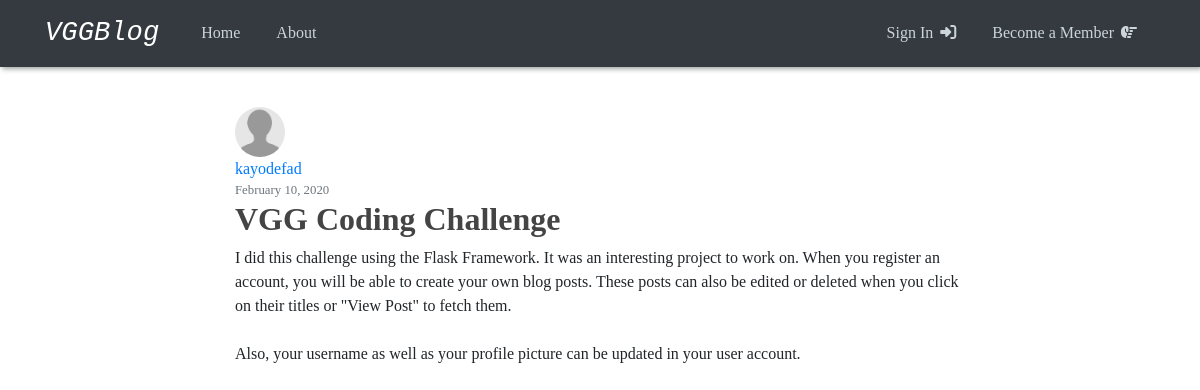
/post/1, run on the app's committed database.
### vggblog/models.py (models this page shows, shortened)
class User(db.Model, UserMixin):
  id = db.Column(db.Integer, primary_key=True)
  username = db.Column(db.String(20), unique=True, nullable=False)
  image_file = db.Column(db.String(20), nullable=False, default='default.jpg')
  password = db.Column(db.String(60), nullable=False)
  posts = db.relationship('Post', backref='author', lazy=True)

class Post(db.Model):
  id = db.Column(db.Integer, primary_key=True)
  title = db.Column(db.String(100), nullable=False)
  date_posted = db.Column(db.DateTime, nullable=False, default=datetime.utcnow)
  content = db.Column(db.Text, nullable=False)
  user_id = db.Column(db.Integer, db.ForeignKey('user.id'), nullable=False)

### vggblog/routes.py (the view)
@app.route('/post/<int:post_id>')
def post(post_id):
  post = Post.query.get_or_404(post_id)
  return render_template('post.html', title=post.title, post=post)

### vggblog/templates/post.html (shortened to what this page needs)
{% extends "layout.html" %}
{% block content %}
  <article class="content-section">
    <img class="rounded-circle article-img" src="{{url_for('static', filename='profile_pics/' + post.author.image_file)}}" alt="">
    <div class="media-body">
      <div class="article-metadata">
        <a class="mr-2" href="#">{{ post.author.username }}</a>
        <small class="text-muted">{{ post.date_posted.strftime('%B %d, %Y') }}</small>
      </div>
      <h2 class="article-title">{{ post.title }}</h2>
      <p class="article-content">{{ post.content }}</p>
    </div>
  </article>
{% endblock content %}

### vggblog/static/main.css (style rules this page uses)
body { font-family: Cambria, Cochin, Georgia, Times, 'Times New Roman', serif; }
h1, h2, h3, h4, h5, h6 { color: #444444; }
.article-title { color: #444444; font-weight: bold; }
.article-content { white-space: pre-line; }
.article-img { height: 50px; width: 50px; margin-right: 16px; }
.article-metadata { display: flex; flex-direction: column; }

### data on the page
User: image_file (placeholder picture), author.username "kayodefad"
Post: date_posted "February 10, 2020", title "VGG Coding Challenge", content "I did this challenge using the Flask Framework. It was an interesting project to work on. When you register an account, you will be able to create your own blog posts. These posts can also be edited or deleted when you click on their titles or \"View Post\" to fetch them. Also, your username as well as your profile picture can be updated in your user account."
